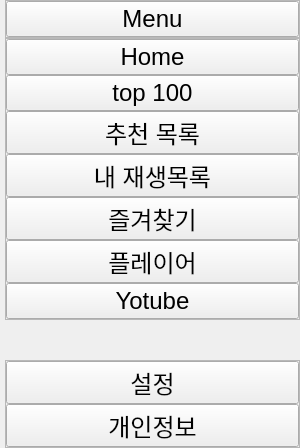
     <widget class="QCustomSlideMenu" name="leftMenuContainer" native="true">
      <property name="minimumSize">
       <size>
        <width>300</width>
        <height>0</height>
       </size>
      </property>
      <property name="maximumSize">
       <size>
        <width>16777215</width>
        <height>16777215</height>
       </size>
      </property>
      <layout class="QHBoxLayout" name="horizontalLayout_2">
       <property name="spacing">
        <number>0</number>
       </property>
       <property name="leftMargin">
        <number>0</number>
       </property>
       <property name="topMargin">
        <number>0</number>
       </property>
       <property name="rightMargin">
        <number>0</number>
       </property>
       <property name="bottomMargin">
        <number>0</number>
       </property>
       <item>
        <widget class="QWidget" name="leftMenuSubContainer" native="true">
         <property name="sizePolicy">
          <sizepolicy hsizetype="Preferred" vsizetype="Preferred">
           <horstretch>0</horstretch>
           <verstretch>0</verstretch>
          </sizepolicy>
         </property>
         <property name="maximumSize">
          <size>
           <width>16777215</width>
           <height>16777215</height>
          </size>
         </property>
         <layout class="QVBoxLayout" name="verticalLayout">
          <property name="spacing">
           <number>0</number>
          </property>
          <property name="leftMargin">
           <number>5</number>
          </property>
          <property name="topMargin">
           <number>0</number>
          </property>
          <property name="rightMargin">
           <number>0</number>
          </property>
          <property name="bottomMargin">
           <number>0</number>
          </property>
          <item alignment="Qt::AlignTop">
           <widget class="QFrame" name="frame">
            <property name="sizePolicy">
             <sizepolicy hsizetype="Preferred" vsizetype="Preferred">
              <horstretch>0</horstretch>
              <verstretch>0</verstretch>
             </sizepolicy>
            </property>
            <property name="frameShape">
             <enum>QFrame::StyledPanel</enum>
            </property>
            <property name="frameShadow">
             <enum>QFrame::Raised</enum>
            </property>
            <layout class="QHBoxLayout" name="horizontalLayout_3">
             <property name="spacing">
              <number>0</number>
             </property>
             <property name="leftMargin">
              <number>0</number>
             </property>
             <property name="topMargin">
              <number>0</number>
             </property>
             <property name="rightMargin">
              <number>0</number>
             </property>
             <property name="bottomMargin">
              <number>0</number>
             </property>
             <item>
              <widget class="QPushButton" name="menuBtn">
               <property name="font">
                <font>
                 <pointsize>18</pointsize>
                </font>
               </property>
               <property name="toolTip">
                <string>Menu</string>
               </property>
               <property name="text">
                <string>Menu</string>
               </property>
               <property name="icon">
                <iconset resource="resources.qrc">
                 <normaloff>:/images/images/menu.png</normaloff>:/images/images/menu.png</iconset>
               </property>
               <property name="iconSize">
                <size>
                 <width>48</width>
                 <height>48</height>
                </size>
               </property>
              </widget>
             </item>
            </layout>
           </widget>
          </item>
          <item alignment="Qt::AlignTop">
           <widget class="QFrame" name="frame_2">
            <property name="sizePolicy">
             <sizepolicy hsizetype="Preferred" vsizetype="Preferred">
              <horstretch>0</horstretch>
              <verstretch>0</verstretch>
             </sizepolicy>
            </property>
            <property name="frameShape">
             <enum>QFrame::StyledPanel</enum>
            </property>
            <property name="frameShadow">
             <enum>QFrame::Raised</enum>
            </property>
            <layout class="QVBoxLayout" name="verticalLayout_2">
             <property name="spacing">
              <number>0</number>
             </property>
             <property name="leftMargin">
              <number>0</number>
             </property>
             <property name="topMargin">
              <number>0</number>
             </property>
             <property name="rightMargin">
              <number>0</number>
             </property>
             <property name="bottomMargin">
              <number>0</number>
             </property>
             <item>
              <widget class="QPushButton" name="homeBtn">
               <property name="font">
                <font>
                 <pointsize>18</pointsize>
                </font>
               </property>
               <property name="text">
                <string>Home</string>
               </property>
               <property name="icon">
                <iconset resource="resources.qrc">
                 <normaloff>:/Icons/icons/home.svg</normaloff>:/Icons/icons/home.svg</iconset>
               </property>
               <property name="iconSize">
                <size>
                 <width>48</width>
                 <height>48</height>
                </size>
               </property>
              </widget>
             </item>
             <item>
              <widget class="QPushButton" name="top100Btn">
               <property name="font">
                <font>
                 <pointsize>18</pointsize>
                </font>
               </property>
               <property name="toolTip">
                <string>top 100</string>
               </property>
               <property name="text">
                <string>top 100</string>
               </property>
               <property name="icon">
                <iconset resource="resources.qrc">
                 <normaloff>:/images/images/1_top100.png</normaloff>:/images/images/1_top100.png</iconset>
               </property>
               <property name="iconSize">
                <size>
                 <width>48</width>
                 <height>48</height>
                </size>
               </property>
              </widget>
             </item>
             <item>
              <widget class="QPushButton" name="recommendListBtn">
               <property name="font">
                <font>
                 <pointsize>18</pointsize>
                </font>
               </property>
               <property name="toolTip">
                <string>추천 목록</string>
               </property>
               <property name="text">
                <string>추천 목록</string>
               </property>
               <property name="icon">
                <iconset resource="resources.qrc">
                 <normaloff>:/images/images/2_recommend.png</normaloff>:/images/images/2_recommend.png</iconset>
               </property>
               <property name="iconSize">
                <size>
                 <width>48</width>
                 <height>48</height>
                </size>
               </property>
              </widget>
             </item>
             <item>
              <widget class="QPushButton" name="recyclingListBtn">
               <property name="font">
                <font>
                 <pointsize>18</pointsize>
                </font>
               </property>
               <property name="toolTip">
                <string>내 재생목록</string>
               </property>
               <property name="text">
                <string>내 재생목록</string>
               </property>
               <property name="icon">
                <iconset resource="resources.qrc">
                 <normaloff>:/images/images/3_mylist.png</normaloff>:/images/images/3_mylist.png</iconset>
               </property>
               <property name="iconSize">
                <size>
                 <width>48</width>
                 <height>48</height>
                </size>
               </property>
              </widget>
             </item>
             <item>
              <widget class="QPushButton" name="favoritesBtn">
               <property name="font">
                <font>
                 <pointsize>18</pointsize>
                </font>
               </property>
               <property name="toolTip">
                <string>즐겨찾기</string>
               </property>
               <property name="text">
                <string>즐겨찾기</string>
               </property>
               <property name="icon">
                <iconset resource="resources.qrc">
                 <normaloff>:/images/images/4_favorite.png</normaloff>:/images/images/4_favorite.png</iconset>
               </property>
               <property name="iconSize">
                <size>
                 <width>48</width>
                 <height>48</height>
                </size>
               </property>
              </widget>
             </item>
             <item>
              <widget class="QPushButton" name="playerBtn">
               <property name="font">
                <font>
                 <pointsize>18</pointsize>
                </font>
               </property>
               <property name="text">
                <string>플레이어</string>
               </property>
               <property name="icon">
                <iconset resource="resources.qrc">
                 <normaloff>:/Icons/icons/play.svg</normaloff>:/Icons/icons/play.svg</iconset>
               </property>
               <property name="iconSize">
                <size>
                 <width>48</width>
                 <height>48</height>
                </size>
               </property>
              </widget>
             </item>
             <item>
              <widget class="QPushButton" name="yotubeBtn">
               <property name="font">
                <font>
                 <pointsize>18</pointsize>
                </font>
               </property>
               <property name="text">
                <string>Yotube</string>
               </property>
               <property name="icon">
                <iconset resource="resources.qrc">
                 <normaloff>:/Icons/icons/youtube.svg</normaloff>:/Icons/icons/youtube.svg</iconset>
               </property>
               <property name="iconSize">
                <size>
                 <width>48</width>
                 <height>48</height>
                </size>
               </property>
              </widget>
             </item>
            </layout>
           </widget>
          </item>
          <item>
           <spacer name="verticalSpacer">
            <property name="orientation">
             <enum>Qt::Vertical</enum>
            </property>
            <property name="sizeHint" stdset="0">
             <size>
              <width>20</width>
              <height>40</height>
             </size>
            </property>
           </spacer>
          </item>
          <item alignment="Qt::AlignBottom">
           <widget class="QFrame" name="frame_3">
            <property name="frameShape">
             <enum>QFrame::StyledPanel</enum>
            </property>
            <property name="frameShadow">
             <enum>QFrame::Raised</enum>
            </property>
            <layout class="QVBoxLayout" name="verticalLayout_3">
             <property name="spacing">
              <number>0</number>
             </property>
             <property name="leftMargin">
              <number>0</number>
             </property>
             <property name="topMargin">
              <number>0</number>
             </property>
             <property name="rightMargin">
              <number>0</number>
             </property>
             <property name="bottomMargin">
              <number>0</number>
             </property>
             <item>
              <widget class="QPushButton" name="settingsBtn">
               <property name="font">
                <font>
                 <pointsize>18</pointsize>
                </font>
               </property>
               <property name="toolTip">
                <string>설정</string>
               </property>
               <property name="text">
                <string>설정</string>
               </property>
               <property name="icon">
                <iconset resource="resources.qrc">
                 <normaloff>:/images/images/5_settings.png</normaloff>:/images/images/5_settings.png</iconset>
               </property>
               <property name="iconSize">
                <size>
                 <width>48</width>
                 <height>48</height>
                </size>
               </property>
              </widget>
             </item>
             <item>
              <widget class="QPushButton" name="infoBtn">
               <property name="font">
                <font>
                 <pointsize>18</pointsize>
                </font>
               </property>
               <property name="toolTip">
                <string>개인정보</string>
               </property>
               <property name="text">
                <string>개인정보</string>
               </property>
               <property name="icon">
                <iconset resource="resources.qrc">
                 <normaloff>:/images/images/6_personal.png</normaloff>:/images/images/6_personal.png</iconset>
               </property>
               <property name="iconSize">
                <size>
                 <width>48</width>
                 <height>48</height>
                </size>
               </property>
              </widget>
             </item>
            </layout>
           </widget>
          </item>
         </layout>
        </widget>
       </item>
      </layout>
     </widget>
